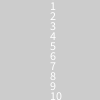
Frame 1 (no input)
Frame 60 (the mouse pressed at the canvas centre just before this capture): identical to frame 1, image omitted
Frame 120 (the mouse held since frame 60 and released just before this capture): identical to frame 1, image omitted

The Processing sketch that drew this single still picture (run headless with seeded random() and noise(); from frame 60 on, the mouse is pressed at the canvas centre):

// Processing sketch: basicLoops
// ── basicLoops.pde
void setup(){
  
  //this is a whle loop
  //size(1000,1000);
  int index = -1;
  while (index < 10){
   index++;
   text(index, width/2, index*10);
   println(index);
  }
  
  for(int i = 0; i<=10; i++){
    println("for lop i is " + i);
  }
  
}

void draw(){
  
}
